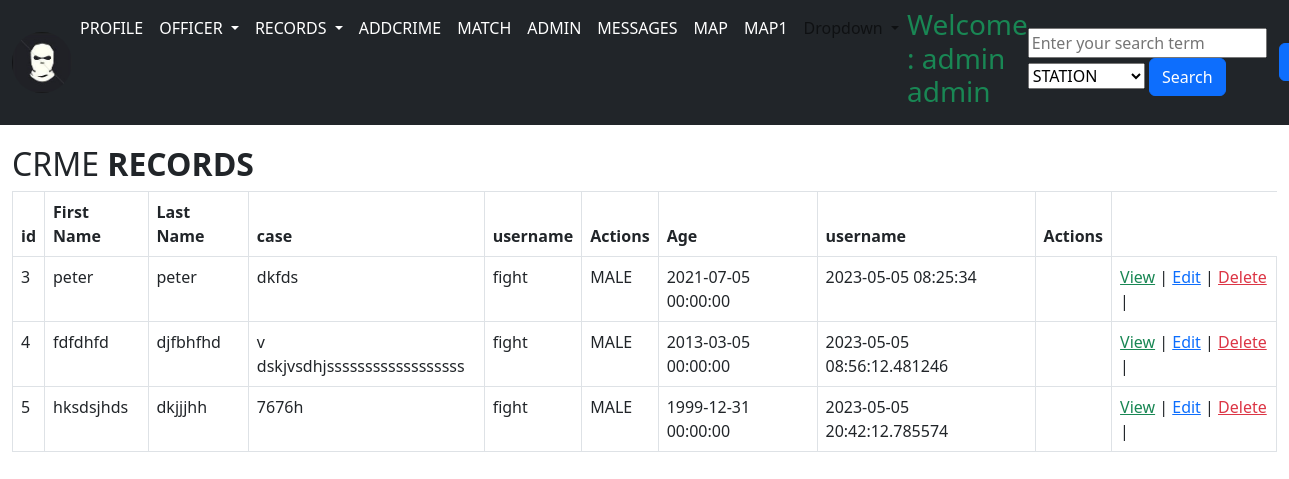
The page /wanted (signed in) on the database its author committed.
### models.py (models this page shows, shortened)
class User(db.Model, UserMixin):
    id = db.Column(db.Integer, primary_key=True)
    batchno = db.Column(db.String(20), unique=True, nullable=False)
    Phone_No = db.Column(db.String(21), nullable=True)
    Personal_email = db.Column(db.String(128), unique=True, nullable=False)
    first_name = db.Column(db.String(20), unique=False, nullable=False)
    last_name = db.Column(db.String(20), unique=False, nullable=False)
    rank = db.Column(db.String(20), unique=False, nullable=False)
    station = db.Column(db.String(120), db.ForeignKey('location.id'))
    profile_pic = db.Column(db.String(), nullable=True)
    dob = db.Column(db.DateTime, nullable=False)
    Supervisor_id = db.Column(
        db.String(128), nullable=False)
    active = db.Column(db.Boolean, default=False, nullable=False)
    gender = db.Column(db.String(20), unique=False, nullable=False)
    caught_by_user = db.relationship('Crimerecords', foreign_keys='Crimerecords.caught_by', backref='caught_by_id')
    messages_sent = db.relationship('Message', foreign_keys='Message.sender_id', backref='sender')
    messages_received = db.relationship('Message', foreign_keys='Message.recipient_id', backref='recipient')
    date_added = db.Column(db.DateTime, default=datetime.utcnow)
    password_hash = db.Column(db.String(128))

class Crimerecords(db.Model):
	id = db.Column(db.Integer, primary_key=True)
	first_name = db.Column(db.String(20), nullable=False, unique=False)
	last_name = db.Column(db.String(200), nullable=False)
	mother_name = db.Column(db.String(120), nullable=False, unique=False)
	motive = db.Column(db.String(64))
	nationality = db.Column(db.String(32))
	phone_No = db.Column(db.String(64))
	case_id = db.Column(db.String(10))
	medicals = db.Column(db.String(64))
	address = db.Column(db.String(128))
	crime_type = db.Column(db.String(120), nullable=False, unique=False)
	wanted = db.Column(db.String(120), nullable=False, unique=False)
	fingerprint = db.Column(db.String(120), nullable=False, unique=False)
	station = db.Column(db.String(120), db.ForeignKey('location.id'))
	caught_by = db.Column(db.String(120), db.ForeignKey('user.id'))
	gender = db.Column(db.String(120), nullable=False, unique=False)
	dob = db.Column(db.DateTime, nullable=False, unique=False)
	date_added = db.Column(db.DateTime, default=datetime.utcnow)
	profile_pic = db.Column(db.String(),nullable=True)
	profile_pic2 = db.Column(db.String(),nullable=True)

### app.py (the view)
@app.route('/wanted')
@login_required
def wanted():
    return render_template('wanted.html', crime= Crimerecords.query.filter_by(wanted='YES').all())

### app.py (called while the page is built)
@login_manager.user_loader
def load_user(user_id):
	return User.query.get(int(user_id))

### Templates/wanted.html (shortened to what this page needs)
{% extends 'base.html' %}
{% block content %}
<!DOCTYPE html>
<html>
<head>
</head>
<body>
    <div class="container-fluid" >
        <div class="table-wrapper">
            <div class="table-title">
                <div class="row">
                    <div class="col-sm-8"><h2>CRME <b>RECORDS</b></h2></div>
                </div>
            </div>
            <table class="table table-bordered">
                <thead>
					<tr>
			<th>id</th>
			<th>First Name</th>
			<th>Last Name</th>
			<th>case</th>
			<th>username</th>
			<th>Actions</th>
			<th>Age</th>
			<th>username</th>
			<th>Actions</th>
		</tr>
	</thead>
	<tbody>
		{% for data in crime %}
		<tbody>
			<td>{{data["id"]}}</td>
			<td>{{data["first_name"]}}</td>
			<td>{{data["last_name"]}}</td>
			<td>{{data["case_id"]}} </td></td>
			<td>{{data["crime_type"]}} </td></td>
			<td>{{data["gender"]}} </td></td>
			<td>{{data["dob"]}} </td></td>
			<td>{{data["date_added"]}} </td></td>
			<td>{{data["station_added_id"]}} </td></td>
			<td>
				<a href="{{ url_for('details_crime', id=data['id']) }}" class="text-success"> View</a> |
				<a href="{{ url_for('edit_crime', id=data['id']) }}" class="text-primary"> Edit</a> |
				<a href="{{ url_for('deletecrme', id=data['id']) }}" class="text-danger"> Delete</a> |
		</td>
	{% endfor %}
</tbody>
</table>
</div>
</div>
</body>
</html>
{% endblock %}

### Templates/navbar.html (shortened to what this page needs)
<link href="../static/dist/css/bootstrap.min.css" rel="stylesheet">
<nav class="navbar navbar-expand-lg bg-dark">
  <link href="navbar.css" rel="stylesheet">
  <div class="container-fluid">
      {% if current_user.profile_pic %}
		<img src="{{ url_for('static', filename='images/' + current_user.profile_pic)}}" img class="img-profile rounded-circle" width="60x60">
		{% else %}
		<img src="{{ url_for('static', filename='images/default_photo.jpg')}}" img class="img-profile rounded-circle" width="60x60">
		{% endif %}
    <div class="collapse navbar-collapse" id="navbarSupportedContent">
      <ul class="navbar-nav me-auto mb-2 mb-lg-0">
        <li class="nav-item">
          <a class="nav-link px-2 text-white" aria-current="page" href="{{url_for('index')}}">PROFILE</a>
        </li>
        <li class="nav-item dropdown">
          <a class="nav-link dropdown-toggle text-white" href="" role="button" data-bs-toggle="dropdown" aria-expanded="false">
            OFFICER
          </a>
          <li class="nav-item dropdown">
            <a class="nav-link dropdown-toggle text-white" href="" role="button" data-bs-toggle="dropdown" aria-expanded="false">
              RECORDS
            </a>
        </li>
        <li class="nav-item">
          <a class="nav-link px-2 text-white" aria-current="page" href="{{url_for('addcrime')}}">ADDCRIME</a>
        </li>
         <li class="nav-item">
          <a class="nav-link px-2 text-white" aria-current="page" href="{{url_for('match')}}">MATCH</a>
        </li>
        {%if current_user.batchno == "admin"%}
        <li class="nav-item">
          <a class="nav-link px-2 text-white" aria-current="page" href="/admin">ADMIN</a>
        </li>
        {%endif%}
        <li class="nav-item">
          <a class="nav-link px-2 text-white" aria-current="page" href="/send_message">MESSAGES</a>
        </li>
        <li class="nav-item">
          <a class="nav-link px-2 text-white" aria-current="page" href="/map">MAP</a>
        </li>
        <li class="nav-item">
          <a class="nav-link px-2 text-white" aria-current="page" href="/map1">MAP1</a>
        </li>
        <li class="nav-item dropdown">
          <a class="nav-link dropdown-toggle" href="#" role="button" data-bs-toggle="dropdown" aria-expanded="false">
            Dropdown
          </a>
        </li>
        <li class="nav-item">
          <h3 class="text-success">Welcome : {{current_user.first_name }} {{current_user.last_name }}</h3>
        </li>
      </ul>
    </div>
    <form method="POST" action="{{ url_for('search') }}">
      <input type="text" name="search_term" placeholder="Enter your search term">
      <select name="filter_option">
        <option value="last_name">STATION</option>
      </select>
      <button type="submit" class="btn btn-primary">Search</button>
    </form>
  </div>
<a href="{{url_for('logout')}}" class="btn btn-primary btn-block">Logout</a>
</nav>

### static/css/navbar.css (style rules this page uses)
body { padding-bottom: 20px; }
.navbar { margin-bottom: 20px; }

### rows shown on the page
User: first_name "admin", last_name "admin"
Crimerecords: id "3", first_name "peter", last_name "peter", case_id "dkfds", crime_type "fight", gender "MALE", dob "2021-07-05 00:00:00", date_added "2023-05-05 08:25:34"
Crimerecords: id "4", first_name "fdfdhfd", last_name "djfbhfhd", case_id "v dskjvsdhjssssssssssssssssss", crime_type "fight", gender "MALE", dob "2013-03-05 00:00:00", date_added "2023-05-05 08:56:12.481246"
Crimerecords: id "5", first_name "hksdsjhds", last_name "dkjjjhh", case_id "7676h", crime_type "fight", gender "MALE", dob "1999-12-31 00:00:00", date_added "2023-05-05 20:42:12.785574"
